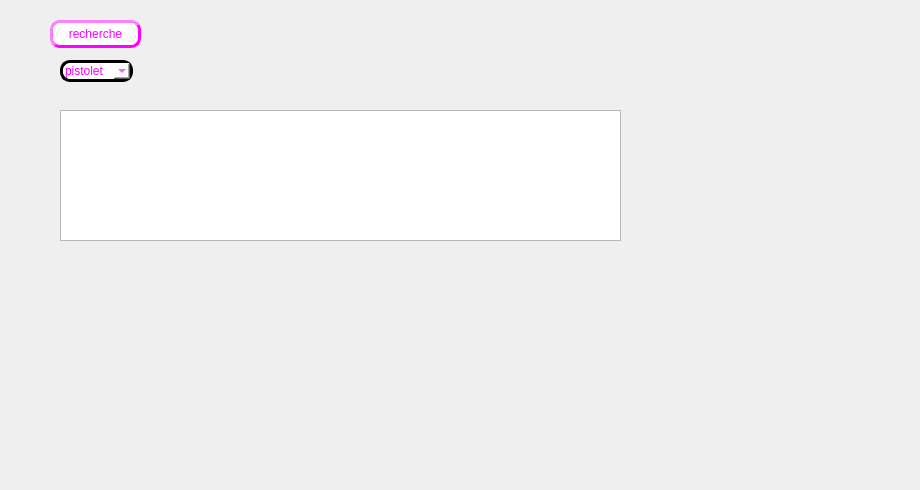
       <widget class="QWidget" name="tab_3">
        <attribute name="title">
         <string>Agent_Equipement</string>
        </attribute>
        <widget class="QComboBox" name="comboBox_eq_agent">
         <property name="geometry">
          <rect>
           <x>60</x>
           <y>60</y>
           <width>73</width>
           <height>22</height>
          </rect>
         </property>
         <property name="styleSheet">
          <string notr="true">background-color:white; 
color: rgb(255, 0, 255);
border-style:outset ; 
border-width:3px ; 
border-radius:10px;</string>
         </property>
         <item>
          <property name="text">
           <string>pistolet</string>
          </property>
         </item>
         <item>
          <property name="text">
           <string>baton telescopique</string>
          </property>
         </item>
        </widget>
        <widget class="QTableView" name="tableView_agent_equipement">
         <property name="geometry">
          <rect>
           <x>60</x>
           <y>110</y>
           <width>561</width>
           <height>131</height>
          </rect>
         </property>
        </widget>
        <widget class="QPushButton" name="pushButton_rech_eq_agent">
         <property name="geometry">
          <rect>
           <x>50</x>
           <y>20</y>
           <width>91</width>
           <height>28</height>
          </rect>
         </property>
         <property name="styleSheet">
          <string notr="true">background-color:white; 
color: rgb(255, 0, 255);
border-style:outset ; 
border-width:3px ; 
border-radius:10px;</string>
         </property>
         <property name="text">
          <string>recherche</string>
         </property>
        </widget>
        <widget class="QLabel" name="label_77">
         <property name="geometry">
          <rect>
           <x>-60</x>
           <y>0</y>
           <width>911</width>
           <height>481</height>
          </rect>
         </property>
         <property name="styleSheet">
          <string notr="true">*{
background-color :transparent;
border-image:url(D:/projetC++/integration_base/pictures_base/p.png);
}</string>
         </property>
         <property name="text">
          <string/>
         </property>
        </widget>
        <zorder>label_77</zorder>
        <zorder>comboBox_eq_agent</zorder>
        <zorder>tableView_agent_equipement</zorder>
        <zorder>pushButton_rech_eq_agent</zorder>
       </widget>
